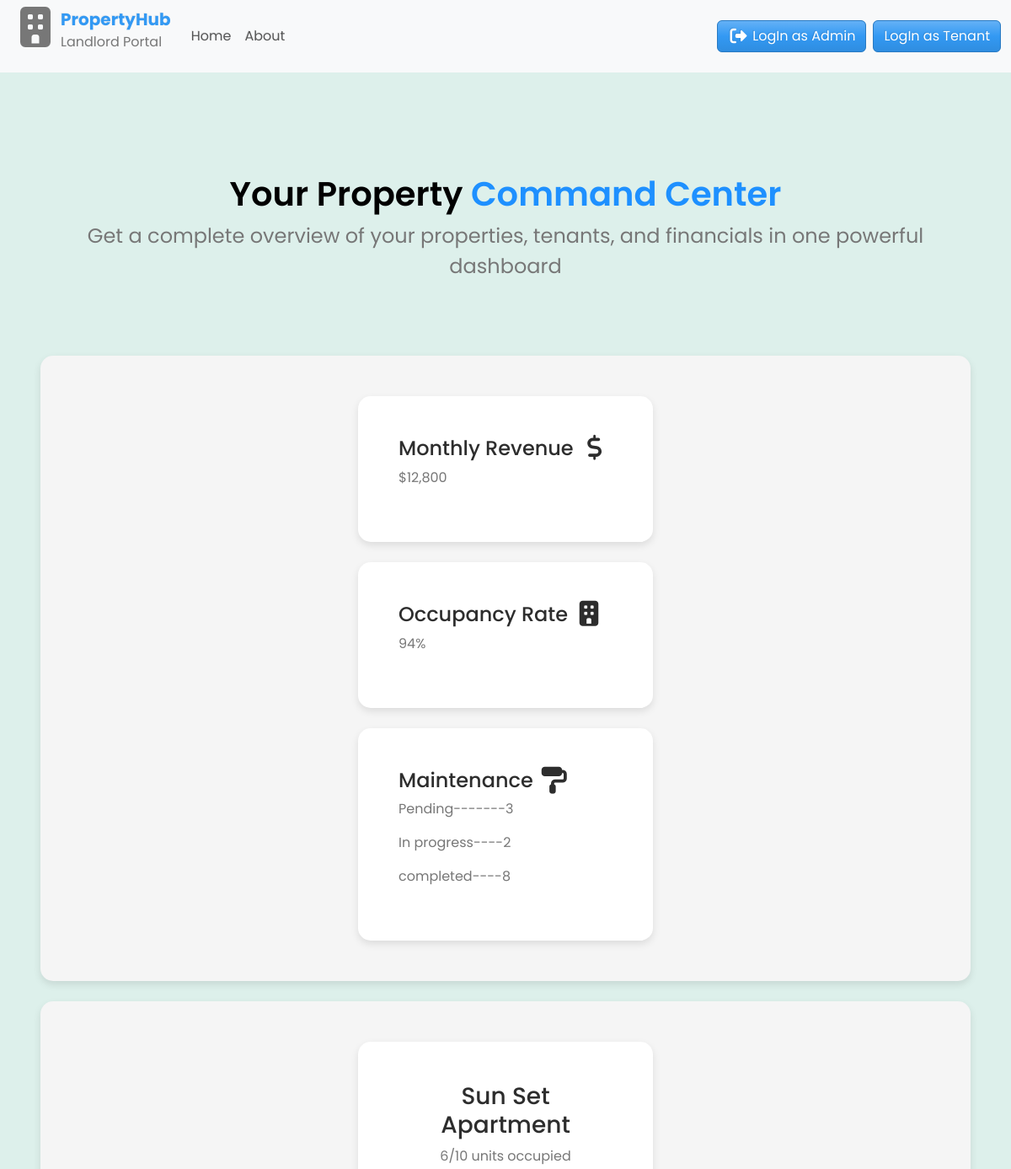
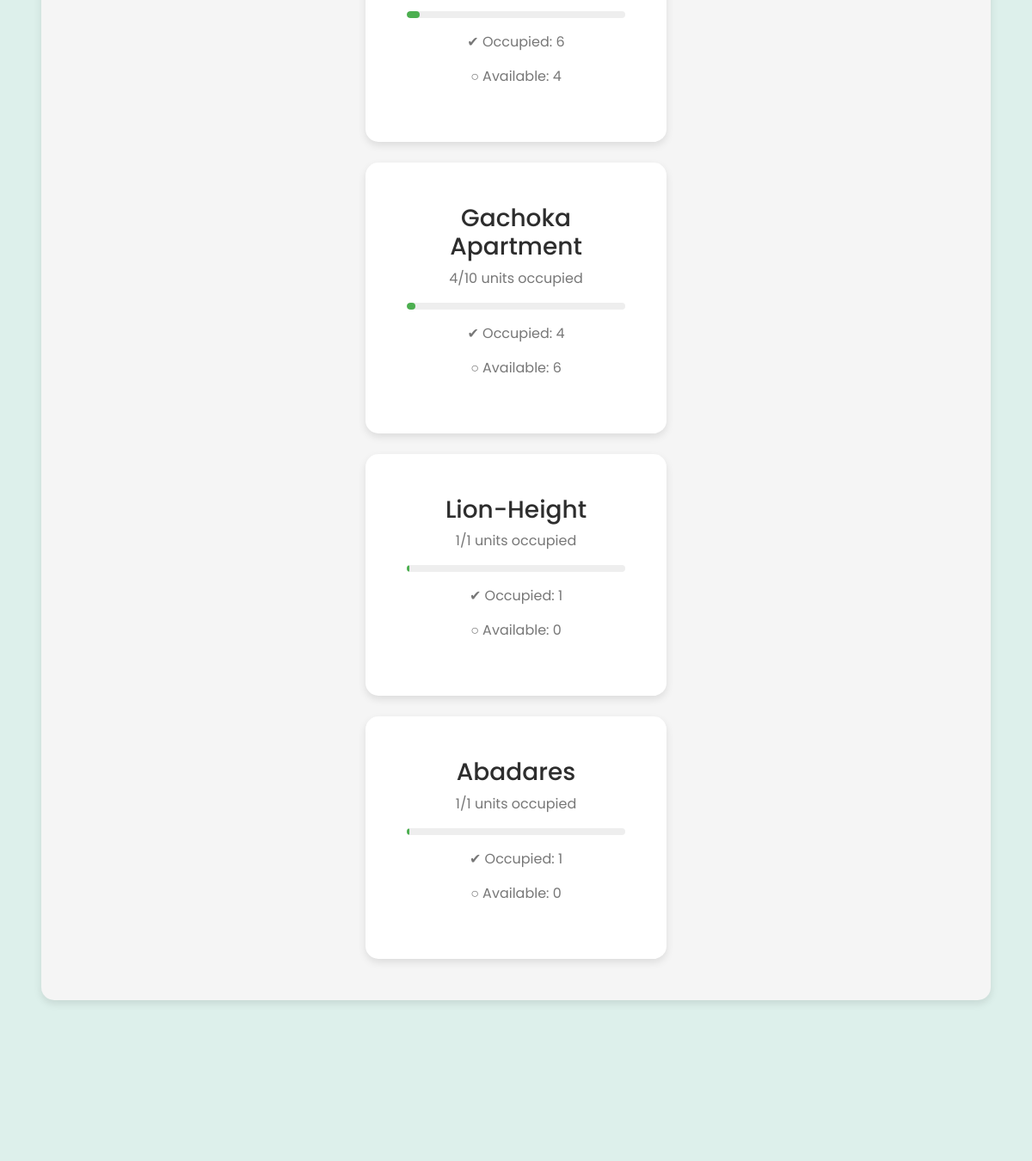
/command-center/, run on the app's committed database (2 pictures, top to bottom).
### main/models.py (models this page shows, shortened)
class Apartment(models.Model):
    name = models.CharField(max_length=100)
    address = models.CharField(max_length=255)
    city = models.CharField(max_length=100)
    class Meta:
        verbose_name_plural = "Apartments"
    @property
    def total_units(self):
        return self.bedsitters.count()
    @property
    def occupied_units(self):
        return self.bedsitters.filter(tenant__isnull=False).count()
    @property
    def available_units(self):
        return self.total_units - self.occupied_units

### main/views.py (the view)
# urls.py: path('command-center/', views.command_center, name='command_center'),
def command_center(request):
    apartment = Apartment.objects.all()
    context = {'apartments': apartment,}
    return render(request, 'main/command_center.html', context)

### main/templates/main/command_center.html
{% extends 'main/base.html' %}
{% block content %}
<section class="container-fluid" id="command-center">
  <div class="heading">
    <h1>Your Property <span>Command Center</span></h1>
    <p>
      Get a complete overview of your properties, tenants, and financials in one
      powerful dashboard
    </p>
  </div>
  <div class="card-wrapper">
    <div class="card-details">
      <h4>
        Monthly Revenue
        <i class="fa-solid fa-dollar-sign fa-lg"></i>
      </h4>
      <p>$12,800</p>
    </div>
    <div class="card-details">
      <h4>
        Occupancy Rate
        <i class="fa-solid fa-building fa-lg"></i>
      </h4>
      <p>94%</p>
    </div>
    <div class="card-details">
      <h4>
        Maintenance
        <i class="fa-solid fa-paint-roller fa-lg"></i>
      </h4>
      <p>Pending-------3</p>
      <p>In progress----2</p>
      <p>completed----8</p>
    </div>
  </div>
  <div class="bottom-section">
    <div class="card-wrapper">
      {% for apartment in apartments %}
      <div class="card-details">
        <h3>{{ apartment.name }}</h3>
        <p>
          {{ apartment.occupied_units }}/{{ apartment.total_units }} units
          occupied
        </p>
        <div class="progress-bar">
          <div
            class="progress"
            style="width: {{ apartment.occupied_units|floatformat:0 }}%"
          ></div>
        </div>
        <p>✔ Occupied: {{ apartment.occupied_units }}</p>
        <p>○ Available: {{ apartment.available_units }}</p>
      </div>
      {% endfor %}
    </div>
  </div>
</section>
{% endblock %}

### main/static/css/styles.css (style rules this page uses)
* { box-sizing: border-box; padding: 0; margin: 0; font-family: "poppins", sans-serif; text-decoration: none; }
body, html { overflow-x: hidden; height: 100vh; transition: 0.4s; background: #ddf0eb; }
.heading { padding: 40px 0 40px 0; display: flex; flex-direction: column; align-items: center; justify-content: center; }
.heading h1 span { color: dodgerblue; }
.heading p { font-size: 1.5rem; text-align: center; }
#command-center { background-color: #ddf0eb; padding: 5rem 3rem 10rem 3rem; }
#command-center .heading { text-align: center; margin-bottom: 2rem; }
#command-center .heading h1 { color: black; font-weight: 600; }
#command-center .heading span { color: dodgerblue; font-weight: 600; }
#command-center .card-wrapper { display: flex; justify-content: space-between; background-color: whitesmoke; padding: 3rem; box-shadow: 0px 4px 10px rgba(0,0,0,0.1); border-radius: 15px; }
#command-center .card-wrapper .card-details { background-color: white; padding: 3rem; box-shadow: 0px 4px 10px rgba(0,0,0,0.1); border-radius: 15px; width: 350px; max-width: 100%; }
.bottom-section { margin-top: 1.5rem; }
.bottom-section .card-wrapper { display: flex; flex-wrap: wrap; gap: 0.5rem; justify-content: center; }
.bottom-section .card-wrapper .card-details { background: white; padding: 1.5rem; border-radius: 12px; box-shadow: 0 4px 10px rgba(0,0,0,0.1); width: 280px; text-align: center; }
.progress-bar { background: #eee; border-radius: 8px; height: 8px; margin: 1rem 0; overflow: hidden; }
.progress { background: #4CAF50; height: 100%; }
@media screen and (max-width: 1300px) { #command-center .card-wrapper { display: flex; gap: 1.5rem; flex-direction: column; align-items: center; justify-content: center; background-color: whitesmoke; padding: 3rem; box-shadow: 0px 4px 10px rgba(0,0,0,0.1); border-radius: 15px; } }

### data on the page
Apartment: name "Sun Set Apartment", occupied_units "6", total_units "10", available_units "4"
Apartment: name "Gachoka Apartment", occupied_units "4", total_units "10", available_units "6"
Apartment: name "Lion-Height", occupied_units "1", total_units "1", available_units "0"
Apartment: name "Abadares", occupied_units "1", total_units "1", available_units "0"
